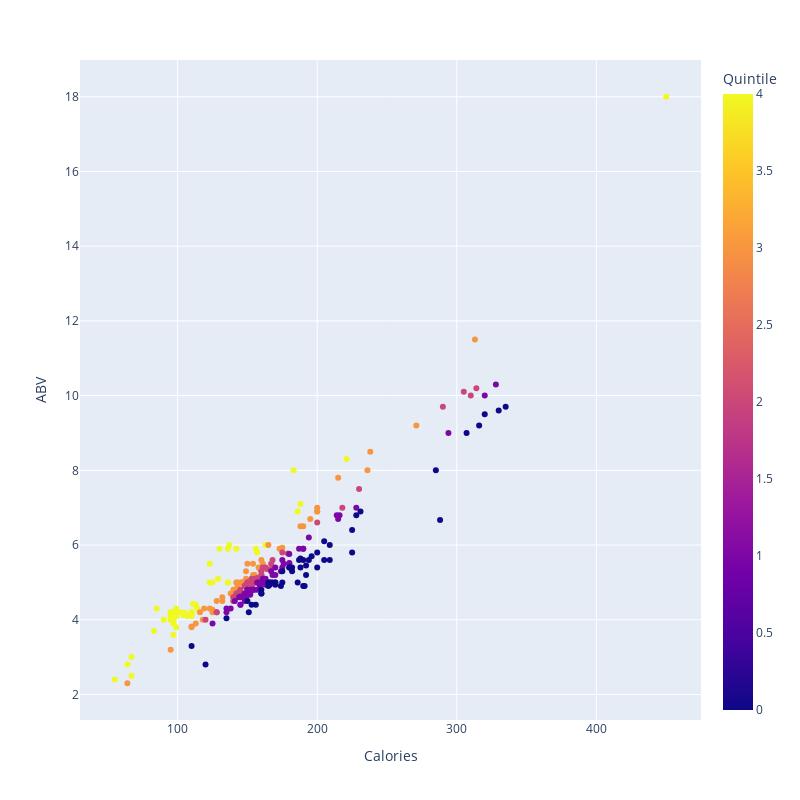

The cell this chart's notebook holds for it:
### Code cell
# Start with a simple plotly express plot
fig = px.scatter(df, x="Calories", y="ABV",  hover_data=['Brand'], color="Quintile",
                width=800, height=800)
fig.show()

### Figure 1 — Plotly figure (JSON) as saved in the notebook; plotly's stock layout.template omitted (floating-point values rounded to 4 significant figures; data arrays with more than 128 entries replaced by an {"elided": "..."} marker saying what was removed)
{"data": [{"customdata": {"elided": "270x1 str values"}, "hovertemplate": "Calories=%{x}<br>ABV=%{y}<br>Brand=%{customdata[0]}<br>Quintile=%{marker.color}<extra></extra>", "legendgroup": "", "marker": {"color": {"elided": "270 int values"}, "coloraxis": "coloraxis", "symbol": "circle"}, "mode": "markers", "name": "", "orientation": "v", "showlegend": false, "type": "scatter", "x": {"elided": "270 int values"}, "xaxis": "x", "y": {"elided": "270 float values"}, "yaxis": "y"}], "layout": {"coloraxis": {"colorbar": {"title": {"text": "Quintile"}}, "colorscale": [[0, "#0d0887"], [0.1111, "#46039f"], [0.2222, "#7201a8"], [0.3333, "#9c179e"], [0.4444, "#bd3786"], [0.5556, "#d8576b"], [0.6667, "#ed7953"], [0.7778, "#fb9f3a"], [0.8889, "#fdca26"], [1, "#f0f921"]]}, "height": 800, "legend": {"tracegroupgap": 0}, "margin": {"t": 60}, "width": 800, "xaxis": {"anchor": "y", "autorange": true, "domain": [0, 1], "range": [30.07, 474.9], "title": {"text": "Calories"}, "type": "linear"}, "yaxis": {"anchor": "x", "autorange": true, "domain": [0, 1], "range": [1.316, 18.98], "title": {"text": "ABV"}, "type": "linear"}}}
